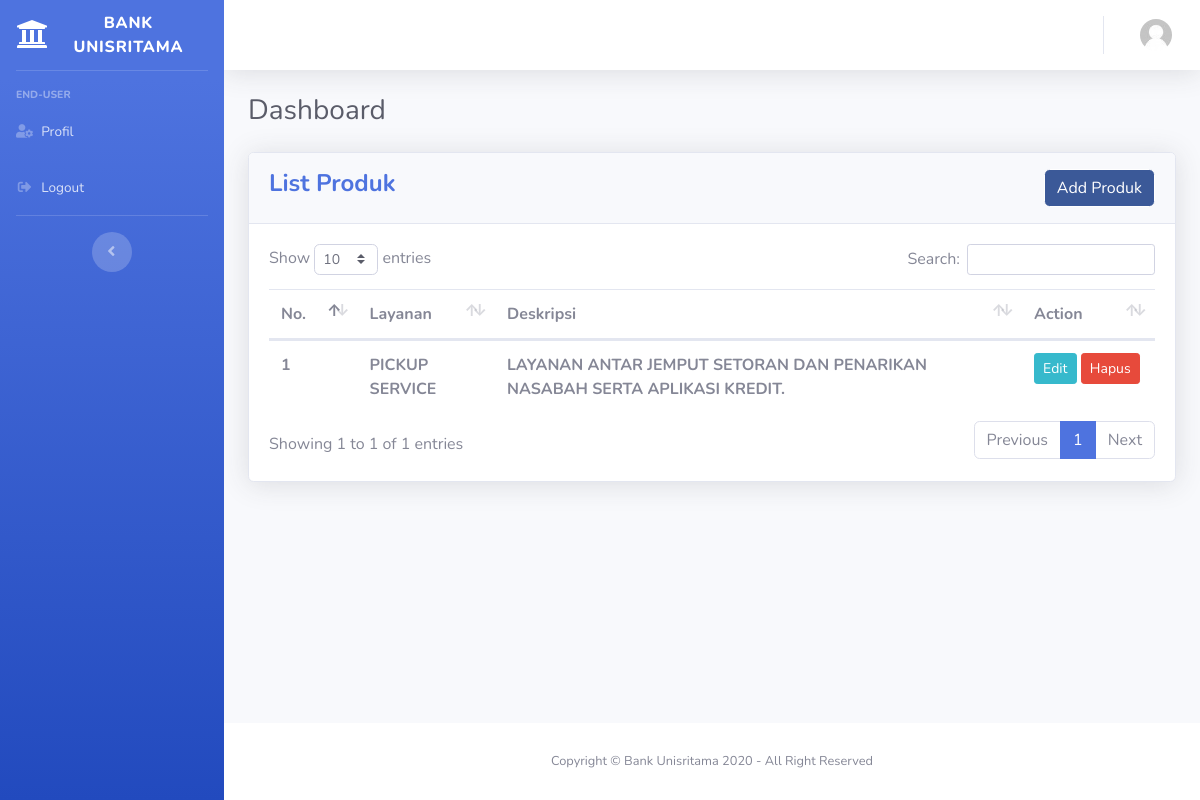
The page /index.php/admin/layanan on the database its author committed.
### tables this page shows
CREATE TABLE IF NOT EXISTS `layanan` (
  `id_layanan` varchar(64) NOT NULL,
  `layanan` varchar(64) NOT NULL,
  `deskripsi` varchar(255) NOT NULL,
  PRIMARY KEY (`id_layanan`)
);

### application/controllers/admin/Layanan.php (called while the page is built, shortened)
<?php
class Layanan extends CI_Controller
{
    public function __construct()
    {
        $this->load->model('Layanan_model', 'layanan');
    }
    public function index()
    {
        $data['title'] = 'Produk';
        $data['heading'] = 'Dashboard';
        $data['user'] = $this->db->get_where('user', ['name' => $this->session->userdata('name')])->row_array();
        $data['judul'] = 'BPR Unisritama - Administrator';
        $data['data'] = $this->layanan->getAll();
        $this->load->view('template/admin_header', $data);
        $this->load->view('admin/Layanan');
        $this->load->view('template/admin_footer');
    }
}

### index.php (called while the page is built, shortened)
<?php
require_once BASEPATH.'core/CodeIgniter.php';

### application/models/Layanan_model.php (called while the page is built, shortened)
<?php
class Layanan_model extends CI_Model
{
    private $_table = 'layanan';
    public function getAll()
    {
        return $this->db->get($this->_table)->result();
    }
}

### application/views/admin/layanan.php (the view, shortened to what this page needs)
<div class="container-fluid">
    <h1 class="h3 mb-4 text-gray-800"><?= $heading; ?></h1>
    <div class="row">
        <div class="col-lg">
            <div class="card shadow mb-4">
                <div class="card-header py-3">
                    <div class="row">
                        <div class="col-8">
                            <h4 class="font-weight-bold text-primary">List Produk</h4>
                        </div>
                        <div class="col-4"><a href="<?= base_url('admin/add_layanan'); ?>" class="btn btn-facebook float-right">Add Produk</a></div>
                    </div>
                </div>
                <div class="card-body">
                    <div class="table-responsive-md">
                        <table class="table table-hover" id="dataTable" width="100%" cellspacing="0">
                            <thead>
                                <tr>
                                    <th width="10%">No.</th>
                                    <th>Layanan</th>
                                    <th>Deskripsi</th>
                                    <th width="15%">Action</th>
                                </tr>
                            </thead>
                            <tbody>
                                <?php $no = 1;
                                foreach ($data as $row) : ?>
                                    <tr>
                                        <th><?= $no++; ?>
                                        <th><?= htmlspecialchars(strtoupper($row->layanan)); ?></th>
                                        <th><?= html_entity_decode(strtoupper($row->deskripsi)); ?></th>
                                        <th width><a href="<?php echo $row->id_layanan; ?>" class="btn btn-sm btn-info float-center" data-target="#edit<?php echo $row->id_layanan; ?>" data-toggle="modal">Edit</a>
                                            <a href="<?php echo $row->id_layanan; ?>" class="btn btn-sm btn-danger float-center" data-target="#hapus<?php echo $row->id_layanan; ?>" data-toggle="modal">Hapus</a></th>
                                    </tr>
                                <?php endforeach; ?>
                            </tbody>
                        </table>
                    </div>
                </div>
            </div>
        </div>
    </div>
</div>

### rows shown on the page
layanan: layanan "PICKUP SERVICE", deskripsi "LAYANAN ANTAR JEMPUT SETORAN DAN PENARIKAN NASABAH SERTA APLIKASI KREDIT."

### other values the page prints
$heading "Dashboard"
